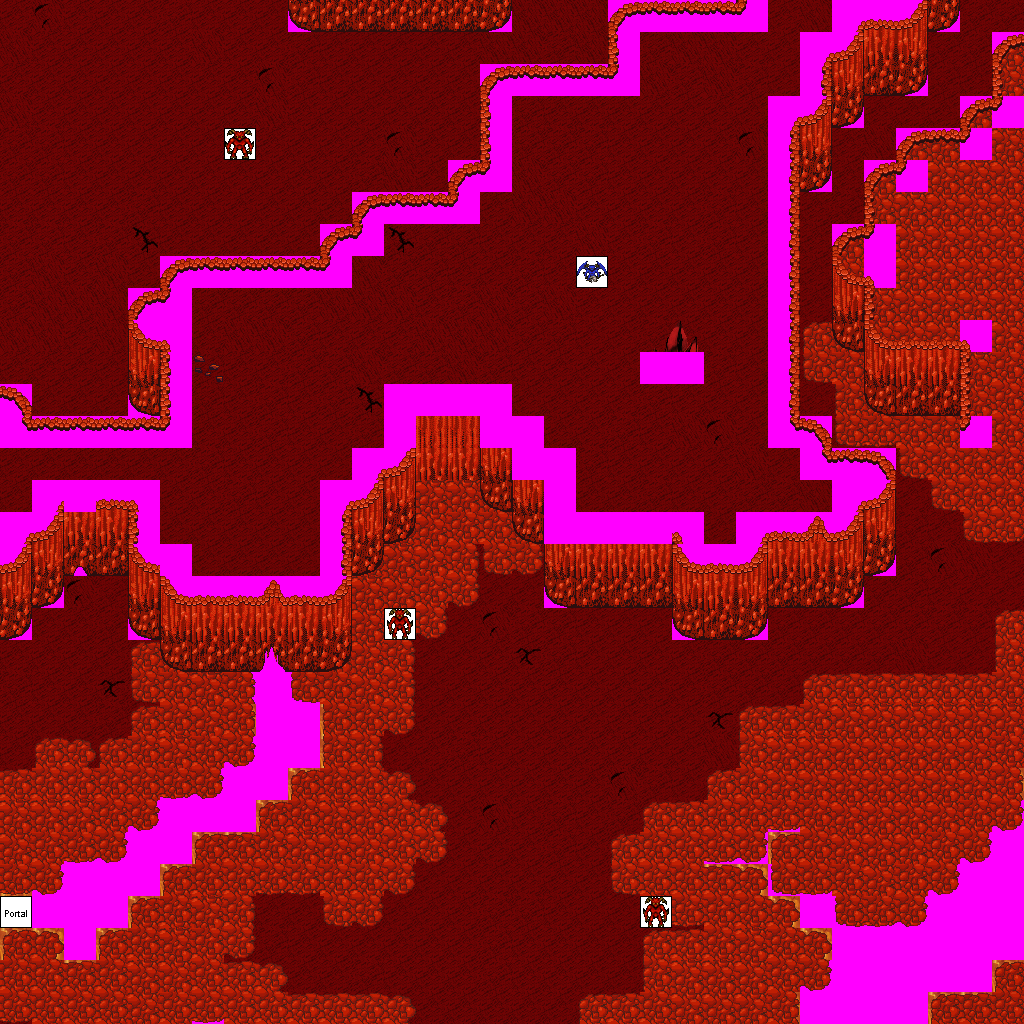

A level layout from a 2D game, rendered from its tile map. Below: a short description, then the map file with tile-grid data replaced by summaries:
An orthogonal 32x32 tile map with 32x32 px tiles, 7 tile layers (Ground, Objects, Above, Walkable, ...), 12 tilesets and 30 objects (15x newmap, from_west_0, from_west_1, from_west_2, from_west_3, ...).

<map version="1.0" orientation="orthogonal" width="32" height="32" tilewidth="32" tileheight="32">
 <tileset firstgid="1" name="logic_portal" tilewidth="32" tileheight="32">
  <image source="../drawable/logic_portal.png" width="256" height="96" />
 </tileset>
 <tileset firstgid="25" name="logic_creature_demon" tilewidth="32" tileheight="32">
  <image source="../drawable/logic_creature_demon.png" width="224" height="32" />
 </tileset>
 <tileset firstgid="32" name="ground_fire_lava" tilewidth="32" tileheight="32">
  <image source="../drawable/ground_fire_lava.png" width="96" height="288" />
 </tileset>
 <tileset firstgid="59" name="terrain_wall_stone_red" tilewidth="32" tileheight="32">
  <image source="../drawable/terrain_wall_stone_red.png" width="256" height="288" />
 </tileset>
 <tileset firstgid="131" name="ground_fire_flame_large" tilewidth="32" tileheight="32">
  <image source="../drawable/ground_fire_flame_large.png" width="128" height="64" />
 </tileset>
 <tileset firstgid="139" name="ground_pothole" tilewidth="32" tileheight="32">
  <image source="../drawable/ground_pothole.png" width="128" height="32" />
 </tileset>
 <tileset firstgid="143" name="ground_sand_red" tilewidth="32" tileheight="32">
  <image source="../drawable/ground_sand_red.png" width="192" height="32" />
 </tileset>
 <tileset firstgid="149" name="ground_rock_red_obsidian" tilewidth="32" tileheight="32">
  <image source="../drawable/ground_rock_red_obsidian.png" width="128" height="160" />
 </tileset>
 <tileset firstgid="169" name="object_rock_rocks" tilewidth="32" tileheight="32">
  <image source="../drawable/object_rock_rocks.png" width="160" height="384" />
 </tileset>
 <tileset firstgid="229" name="terrain_ground_stone_red" tilewidth="32" tileheight="32">
  <image source="../drawable/terrain_ground_stone_red.png" width="192" height="96" />
 </tileset>
 <tileset firstgid="247" name="ground_rock_lava_rock" tilewidth="32" tileheight="32">
  <image source="../drawable/ground_rock_lava_rock.png" width="32" height="32" />
 </tileset>
 <tileset firstgid="248" name="walkable_sentinel" tilewidth="32" tileheight="32">
  <image source="../drawable/walkable_sentinel.png" width="32" height="32" />
 </tileset>
 <layer name="Ground" width="32" height="32">
  <data>[1024 cells, 1024 non-empty, 8 distinct tile ids]</data>
 </layer>
 <layer name="Objects" width="32" height="32">
  <data>[1024 cells, 27 non-empty, 16 distinct tile ids]</data>
 </layer>
 <layer name="Above" width="32" height="32">
  <data>[1024 cells, 10 non-empty, 8 distinct tile ids]</data>
 </layer>
 <layer name="Walkable" width="32" height="32">
  <data>[1024 cells, 278 non-empty, 1 distinct tile ids]</data>
 </layer>
 <layer name="Objects_stendhal" width="32" height="32">
  <data>[1024 cells, 418 non-empty, 42 distinct tile ids]</data>
 </layer>
 <layer name="Above_stendhal" width="32" height="32">
  <data>[1024 cells, 0 non-empty, 0 distinct tile ids]</data>
 </layer>
 <layer name="Objects_stendhal2" width="32" height="32">
  <data>[1024 cells, 5 non-empty, 4 distinct tile ids]</data>
 </layer>
 <objectgroup name="Mapevents" width="32" height="32">
  <object name="exit_east_0" type="newmap" x="992" y="0" width="32" height="32">
   <properties>
    <property name="map" value="interiors_abstract_malleus_plain_x2_y1" />
    <property name="place" value="from_east_0" />
   </properties>
  </object>
  <object name="exit_east_1" type="newmap" x="992" y="128" width="32" height="192">
   <properties>
    <property name="map" value="interiors_abstract_malleus_plain_x2_y1" />
    <property name="place" value="from_east_1" />
   </properties>
  </object>
  <object name="exit_east_2" type="newmap" x="992" y="448" width="32" height="288">
   <properties>
    <property name="map" value="interiors_abstract_malleus_plain_x2_y1" />
    <property name="place" value="from_east_2" />
   </properties>
  </object>
  <object name="exit_east_3" type="newmap" x="992" y="960" width="32" height="64">
   <properties>
    <property name="map" value="interiors_abstract_malleus_plain_x2_y1" />
    <property name="place" value="from_east_3" />
   </properties>
  </object>
  <object name="exit_west_0" type="newmap" x="0" y="0" width="32" height="384">
   <properties>
    <property name="map" value="interiors_abstract_malleus_plain_x0_y1" />
    <property name="place" value="from_west_0" />
   </properties>
  </object>
  <object name="exit_west_1" type="newmap" x="0" y="448" width="32" height="64">
   <properties>
    <property name="map" value="interiors_abstract_malleus_plain_x0_y1" />
    <property name="place" value="from_west_1" />
   </properties>
  </object>
  <object name="exit_west_2" type="newmap" x="0" y="704" width="32" height="160">
   <properties>
    <property name="map" value="interiors_abstract_malleus_plain_x0_y1" />
    <property name="place" value="from_west_2" />
   </properties>
  </object>
  <object name="exit_west_3" type="newmap" x="0" y="960" width="32" height="64">
   <properties>
    <property name="map" value="interiors_abstract_malleus_plain_x0_y1" />
    <property name="place" value="from_west_3" />
   </properties>
  </object>
  <object name="exit_south_0" type="newmap" x="0" y="992" width="192" height="32">
   <properties>
    <property name="map" value="interiors_abstract_malleus_plain_x1_y2" />
    <property name="place" value="from_south_0" />
   </properties>
  </object>
  <object name="exit_south_1" type="newmap" x="256" y="992" width="480" height="32">
   <properties>
    <property name="map" value="interiors_abstract_malleus_plain_x1_y2" />
    <property name="place" value="from_south_1" />
   </properties>
  </object>
  <object name="exit_south_2" type="newmap" x="960" y="992" width="64" height="32">
   <properties>
    <property name="map" value="interiors_abstract_malleus_plain_x1_y2" />
    <property name="place" value="from_south_2" />
   </properties>
  </object>
  <object name="exit_north_0" type="newmap" x="0" y="0" width="288" height="32">
   <properties>
    <property name="map" value="interiors_abstract_malleus_plain_x1_y0" />
    <property name="place" value="from_north_0" />
   </properties>
  </object>
  <object name="exit_north_1" type="newmap" x="576" y="0" width="32" height="32">
   <properties>
    <property name="map" value="interiors_abstract_malleus_plain_x1_y0" />
    <property name="place" value="from_north_1" />
   </properties>
  </object>
  <object name="exit_north_2" type="newmap" x="800" y="0" width="32" height="32">
   <properties>
    <property name="map" value="interiors_abstract_malleus_plain_x1_y0" />
    <property name="place" value="from_north_2" />
   </properties>
  </object>
  <object name="exit_north_3" type="newmap" x="960" y="0" width="64" height="32">
   <properties>
    <property name="map" value="interiors_abstract_malleus_plain_x1_y0" />
    <property name="place" value="from_north_3" />
   </properties>
  </object>
 </objectgroup>
 <objectgroup name="Spawn" width="32" height="32">
  <object name="from_west_0" x="992" y="0" width="32" height="32" />
  <object name="from_west_1" x="992" y="224" width="32" height="32" />
  <object name="from_west_2" x="992" y="576" width="32" height="32" />
  <object name="from_west_3" x="992" y="992" width="32" height="32" />
  <object name="from_east_0" x="0" y="192" width="32" height="32" />
  <object name="from_east_1" x="0" y="480" width="32" height="32" />
  <object name="from_east_2" x="0" y="768" width="32" height="32" />
  <object name="from_east_3" x="0" y="992" width="32" height="32" />
  <object name="from_north_0" x="96" y="992" width="32" height="32" />
  <object name="from_north_1" x="480" y="992" width="32" height="32" />
  <object name="from_north_2" x="992" y="992" width="32" height="32" />
  </objectgroup>
 <objectgroup name="Keys" width="32" height="32" />
 <objectgroup name="Replace" width="32" height="32" />
</map>
<!-- 4 of 30 objects omitted -->
